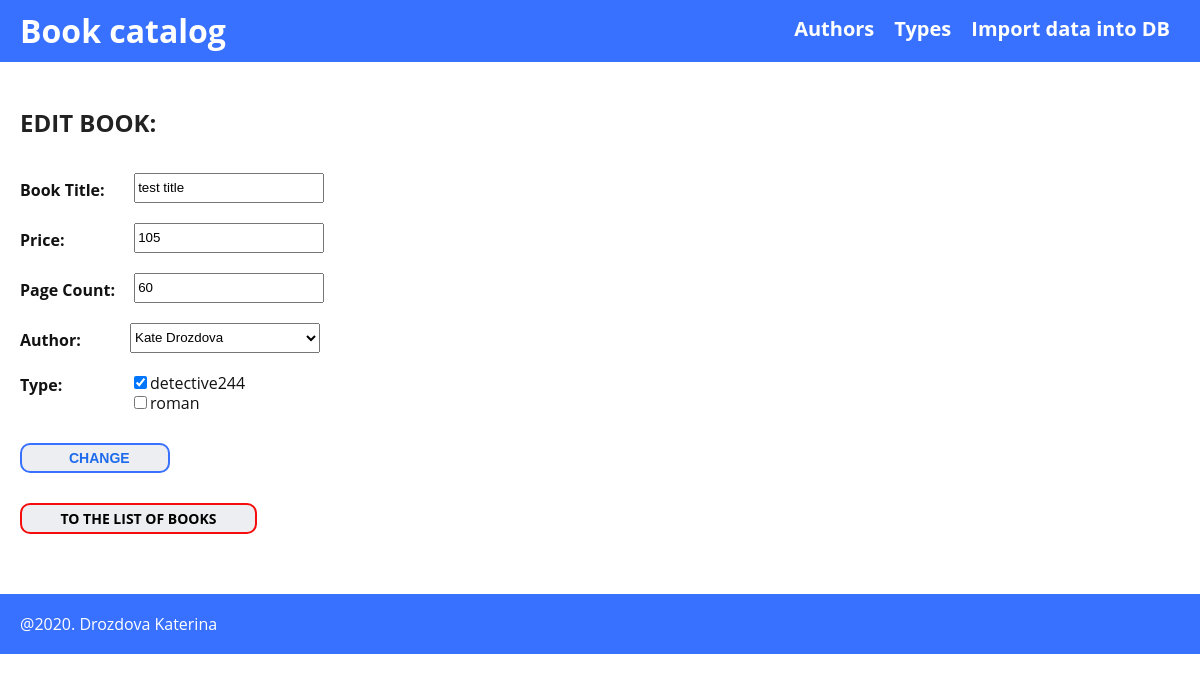
The page /index.php/editBook.php/?id=1 on the database its author committed.
### tables this page shows
CREATE TABLE IF NOT EXISTS `books` (
  `id` int(11) NOT NULL AUTO_INCREMENT,
  `title` varchar(50) NOT NULL,
  `price` decimal(10,0) DEFAULT '0',
  `page_count` int(10) DEFAULT NULL,
  `author` int(11) DEFAULT NULL,
  `type` int(11) DEFAULT NULL,
  PRIMARY KEY (`id`),
  KEY `FK_books_author` (`author`),
  KEY `FK_books_type` (`type`),
  CONSTRAINT `FK_books_author` FOREIGN KEY (`author`) REFERENCES `author` (`id`) ON DELETE SET NULL,
  CONSTRAINT `FK_books_type` FOREIGN KEY (`type`) REFERENCES `type` (`id`) ON DELETE SET NULL
);

CREATE TABLE IF NOT EXISTS `type` (
  `id` int(11) NOT NULL AUTO_INCREMENT,
  `title` varchar(50) NOT NULL,
  PRIMARY KEY (`id`)
);

### core/view.php (called while the page is built)
<?php
class View
{
    function generate($content_view, $template_view, $data = null, $add_data = null, $add_data2 = null, $add_data3 = null)
    {
            include 'views/'.$template_view;
    }
}

### controllers/controller_catalog.php (called while the page is built, shortened)
<?php
class Controller_Catalog extends Controller
{
    public function __construct()
    {
        $this->model = new Model_Catalog();
        $this->view = new View();
    }
    public function editBook()
    {
        $id_book = $_GET['id'];
        $result = $this->model->getBookByID($id_book);
        $table_name = 'author';
        $authorsArr = $this->model->getList($table_name);
        $typesArr = $this->model->getList($table_name = "type");
        $this->view->generate('edit_book_view.php', 'mainPage.php', $result, $authorsArr, $typesArr);
    }
}
?>

### configuration.php (called while the page is built, shortened)
<?php
require_once 'core/view.php';
Route::start();

### index.php (called while the page is built, shortened)
<?php
require_once 'configuration.php';

### models/model_catalog.php (called while the page is built, shortened)
<?php
class Model_Catalog extends Model
{
    protected function connectDB()
    {
        $link = mysqli_connect("localhost", "root", "root", "catalog_db");
        return $link;
    }
    public function getList($table_name)
    {
        $link = $this->connectDB();
        $query = "SELECT * FROM $table_name ORDER BY id";
        $result = $link->query($query);
        $list = array();
        if($result)
        {
            while ($row = mysqli_fetch_assoc($result))
            {
                array_push($list, $row);
            }
        }
        return $list;
    }
    public function getBookByID($id_book)
    {
        $link = $this->connectDB();
        $query = "SELECT b.id, b.title AS title_b, b.price, b.page_count, a.name, a.surname, b.author AS author_id, t.title AS type, t.id AS type_id FROM books AS b INNER JOIN author AS a ON b.author = a.id INNER JOIN type AS t ON b.type = t.id WHERE b.id = $id_book";
        $result = $link->query($query);
        $list = array();
        if($result)
        {
            while ($row = mysqli_fetch_assoc($result))
            {
                array_push($list, $row);
            }
        }
        return $list;
    }
}
?>

### views/edit_book_view.php (the view, shortened to what this page needs)
<h2>EDIT BOOK:</h2>
<form enctype="multipart/form-data" action="/index.php/editBookForm.php" method="post" class="inner_form">
    <?php
        if (is_array($data))
        {
            foreach ($data as $item)
            {
                echo '<p>Book Title:</p> <input type="text" name="title_b" value="'.$item['title_b'].'"/><br/>';
                echo '<p>Price:</p> <input type="text" name="price" value="'.$item['price'].'"/><br/>';
                echo '<p>Page Count:</p> <input type="text" name="page_count" value="'.$item['page_count'].'"/><br/>';
                echo '<p>Author:</p><select name="authors[]" size="1">';
                if (is_array($add_data))
                {
                    foreach ($add_data as $value)
                    {
                        if($value['id'] == $item['author_id'])
                        {
                            $selected = ' selected';
                        }
                        else
                        {
                            $selected = '';
                        }
                        echo '<option'.$selected.' value="'.$value['id'].'">'.$value['name'].'&nbsp;'.$value['surname'].'</option>';
                    }
                }
                echo '</select></br>';
                echo '<p>Type:</p>';
                if (is_array($add_data2))
                {
                    echo '<div class="checkbox_el">';
                    foreach ($add_data2 as $value2)
                    {
                        if($value2['id'] == $item['type_id'])
                        {
                            $checked = ' checked=checked';
                        }
                        else
                        {
                            $checked = '';
                        }
                        echo '<input'.$checked.' type="checkbox" name="type" value="'.$value2['id'].'"/>'.$value2['title'].'<br/>';
                    }
                    echo '</div>';
                }
            }
        }
    ?>
    <input class="blue_link" type="submit" value="Change" />
    <a class="submit_button" href="/index.php">To the list of books</a>
</form>

### css/styles.css (style rules this page uses)
html { min-height: 100%;height: 100%;font-size: 100%; }
* { box-sizing: border-box; }
body { min-width: 320px;min-height: 100%;height: 100%;margin: 0;padding: 0;font-family: 'Open Sans', sans-serif;font-size: 16px;line-height: 1.25;color: #121212; }
h1, h2, h3, h4 { margin: 0 0 20px;padding: 0;line-height: 1.3;color: #222222;clear: both; }
p { margin: 0 0 15px; }
.submit_button, .blue_link { display: block;text-align: center;margin: 14px 0;padding: 5px 47px;font-weight: bold;font-size: 14px;text-transform: uppercase;color: #1e6beb;background: #edeef1;border: 2px solid #3870ff;border-radius: 10px;cursor: pointer;appearance: none;-webkit-appearance: none;-moz-appearance: none;outline: none; }
.blue_link { width: 250px;text-decoration: none;text-align: center }
.inner_form .blue_link { width:150px;margin: 30px 0 }
.one_book .submit_button, .inner_form .submit_button { margin-bottom: 0;width: 237px;padding: 5px 30px;border: 2px solid #f50c0c;color:#000;text-align: center;text-decoration: none }
.inner_form { margin: 35px 0 }
.inner_form p { font-weight: bolder; width: 100px;display: inline-block;margin-right: 10px;vertical-align: middle }
.inner_form select, .inner_form input[type="text"] { display: inline-block;clear: both;min-width: 190px;height: 30px;margin-bottom: 20px;vertical-align: middle }
.inner_form .checkbox_el { display:inline-block;vertical-align: middle }
.inner_form select { min-width: 190px }

### rows shown on the page
books: title_b "test title", price "105", page_count "60"
type: title "detective244"
type: title "roman"

### other values the page prints
form field value "Kate Drozdova"
